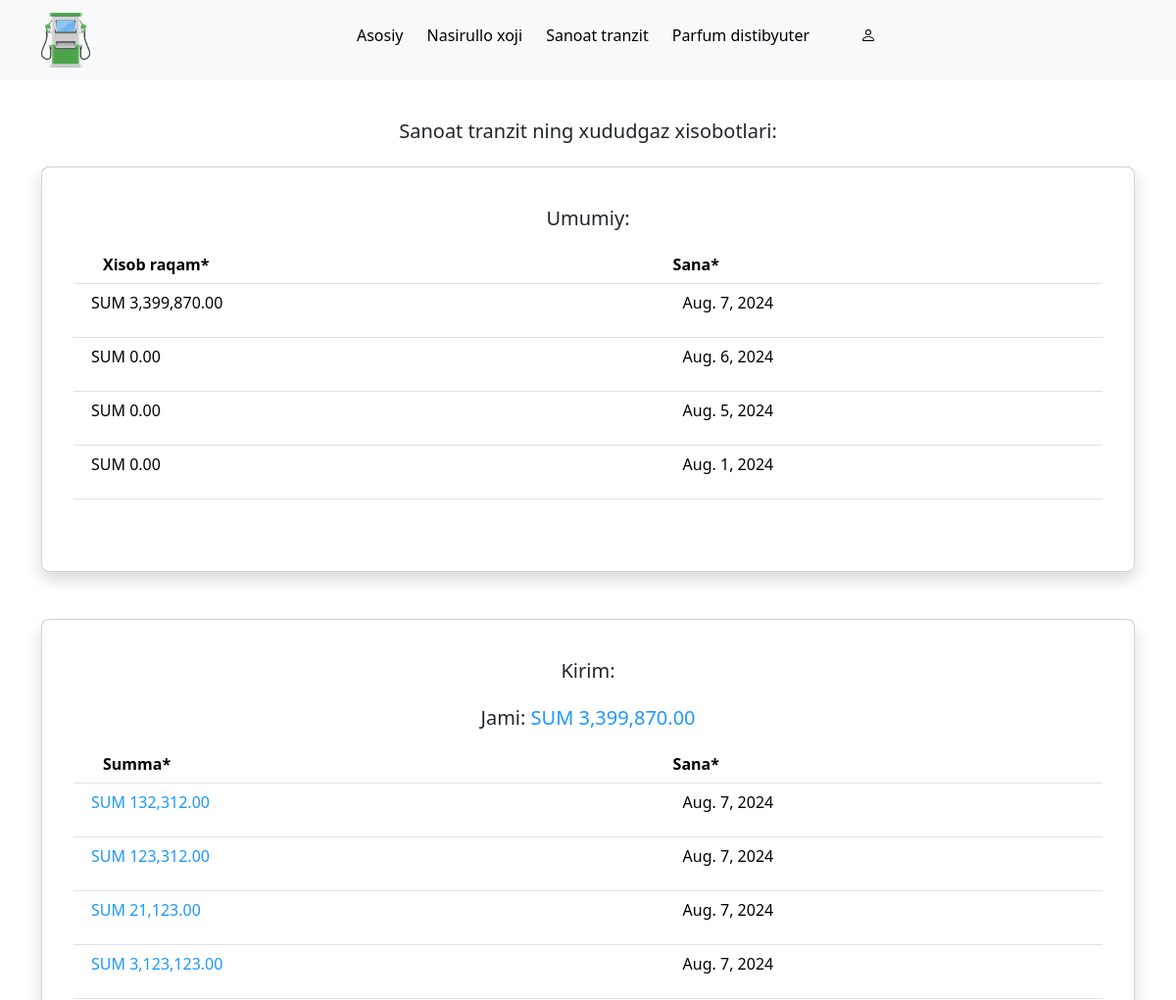
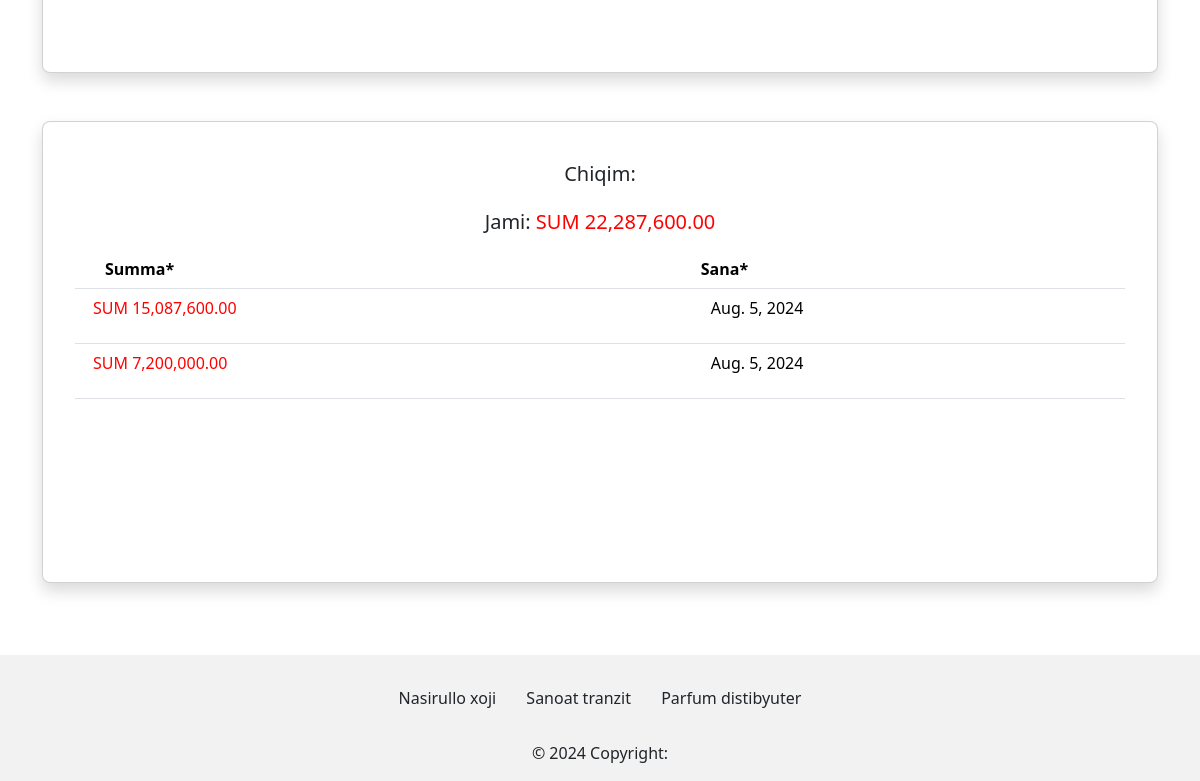
The app's page /sanoat_gas_raports/ with its own data (2 pictures, top to bottom).
### reports/models.py (models this page shows, shortened)
class Filial(models.Model):
    name = models.CharField("Filial nomi", max_length=50)
    slug = models.SlugField("*",unique=True)
    def get_url(self):
        return reverse("main:category_list", kwargs={"category_slug":self.slug,})
    def __str__(self):
        return "{}".format(self.name)

class Xududgaz_XR(models.Model):
    category = models.ForeignKey(Filial,verbose_name="Xududgaz", on_delete=models.DO_NOTHING, default=None,null=True,related_name="xududgaz")
    bill = models.IntegerField("Xududgaz xisob", default=0,null=True,blank=True)
    date = models.DateField("Vaqt")
    class Meta:
        verbose_name = "Xududgaz xisob"

class Xudud_XR_income(models.Model):
    category = models.ForeignKey(Filial,verbose_name="Xudud_income", on_delete=models.DO_NOTHING, default=None,null=True,related_name="xudud_income")
    income = models.IntegerField("Xudud income",default=0,null=True,blank=True)
    date = models.DateField("Vaqt", auto_now_add=True,)
    class Meta:
        ordering = ["-id"]
        verbose_name = "Xudud gaz Income X/R"

class Xudud_XR_outcome(models.Model):
    category = models.ForeignKey(Filial,verbose_name="Xudud_outcome", on_delete=models.DO_NOTHING, default=None,null=True,related_name="xudud_outcome")
    outcome = models.IntegerField("Xudud_outcome",default=0,null=True,blank=True)
    date = models.DateField("Vaqt", auto_now_add=True,)
    class Meta:
        ordering = ["-id"]
        verbose_name = "Xudud gaz Outcome X/R"

### reports/views.py (the view)
# urls.py: path("sanoat_gas_raports/",views.sanoatgasraports,name='sanoat_gas_raports'),
def sanoatgasraports(request):
    category = Filial.objects.all()
    for cat in category:
        if str(cat) in "Sanoat tranzit":
            cate = cat
    current_month = now().month
    gases = Xududgaz_XR.objects.select_related('category').filter(category=cate,date__month=current_month)
    gas_income = Xudud_XR_income.objects.select_related('category').filter(category=cate,date__month=current_month)
    gas_outcome = Xudud_XR_outcome.objects.select_related('category').filter(category=cate,date__month=current_month)
    income_total = 0
    outcome_total = 0
    for incom in gas_income:
        income_total += incom.income
    for outcom in gas_outcome:
        outcome_total += outcom.outcome
    context = {
        "cattitle":cate,
        "categories":category,
        "gases":gases[::-1],
        "gas_income":gas_income,
        "gas_outcome":gas_outcome,
        "income_total":income_total,
        "outcome_total":outcome_total,
    }
    return render(request, "gasraports.html", context)

### templates/gasraports.html (shortened to what this page needs)
<html lang="en">
  <head>
    <link
      href="https://cdn.jsdelivr.net/npm/bootstrap@5.3.3/dist/css/bootstrap.min.css"
      rel="stylesheet"
    />
    <link rel="stylesheet" href="/static/css/index.css" />
  </head>
  <body>
    <nav class="navbar navbar-expand-lg navbar-light bg-light">
      <div class="container">
        <a class="navbar-brand" href="/">
          <img
            src="/static/img/vecteezy_gas-pump-clipart-design-illustration_9400880.png"
            width="50"
            alt="Picture"
          />
        </a>
        <div class="collapse navbar-collapse" id="navbarSupportedContent">
          <ul class="navbar-nav mx-auto mb-2 mb-lg-0">
            <li class="nav-item">
              <a class="nav-link active m-1" aria-current="page" href="/"
                ><h6>Asosiy</h6></a
              >
            </li>
            {% for cat in categories %}
            <li class="nav-item">
              <a
                class="nav-link active m-1"
                aria-current="page"
                href="{{cat.get_url}}"
                ><h6>{{ cat.name }}</h6></a
              >
            </li>
            {% endfor %}
            <li class="nav-item">
              <img
                style="margin-top: 13px; margin-left: 40px"
                src="/static/img/person.svg"
                alt=""
              />
            </li>
            <li class="nav-item">
              <h6 class="" style="margin-top: 2px; padding: 10px">
              </h6>
            </li>
          </ul>
        </div>
      </div>
    </nav>
    <br />
    <h5 class="text-center p-3">{{cattitle}} ning xududgaz xisobotlari:</h5>
    <div class="container">
      <div class="card w-100 shadow p-3 mb-5 bg-body rounded-3">
        <div class="card-body">
          <h5 class="card-title text-center p-2">Umumiy:</h5>
          <div
            style="margin-bottom: 10xp"
            class="table-responsive overflow-scroll"
          >
            <div style="height: 300px">
              <table class="table" id="gas_report_scroll">
                <thead>
                  <th style="padding-left: 30px">Xisob raqam*</th>
                  <th>Sana*</th>
                </thead>
                <tbody>
                  {% for gas in gases %}
                  <tr>
                    <td>
                      <p style="margin-left: 10px" class="formatNum">
                      </p>
                    </td>
                    <td>
                      <p style="margin-left: 10px">{{gas.date}}</p>
                    </td>
                  </tr>
                  {% endfor %}
                </tbody>
              </table>
            </div>
          </div>
        </div>
      </div>
    </div>
    <div class="container">
      <div class="card w-100 shadow p-3 mb-5 bg-body rounded-3">
        <div class="card-body">
          <h5 class="card-title text-center p-2">Kirim:</h5>
          <h5 class="card-title text-center p-2">
            <span>Jami:</span>
            <span class="formatNum" style="color: #1d98ffff"
              >{{income_total}}</span
            >
          </h5>
          <div
            style="margin-bottom: 10xp"
            class="table-responsive overflow-scroll"
          >
            <div style="height: 300px">
              <table class="table" id="gas_report_scroll">
                <thead>
                  <th style="padding-left: 30px">Summa*</th>
                  <th>Sana*</th>
                </thead>
                <tbody>
                  {% for income in gas_income %}
                  <tr>
                    <td>
                      <p
                        style="margin-left: 10px; color: #1d98ffff"
                        class="formatNum"
                      >
                      </p>
                    </td>
                    <td>
                      <p style="margin-left: 10px">{{income.date}}</p>
                    </td>
                  </tr>
                  {% endfor %}
                </tbody>
              </table>
            </div>
          </div>
        </div>
      </div>
    </div>
    <div class="container">
      <div class="card w-100 shadow p-3 mb-5 bg-body rounded-3">
        <div class="card-body">
          <h5 class="card-title text-center p-2">Chiqim:</h5>
          <h5 class="card-title text-center p-2">
            <span>Jami:</span>
            <span class="formatNum" style="color: red">{{outcome_total}}</span>
          </h5>
          <div
            style="margin-bottom: 10xp"
            class="table-responsive overflow-scroll"
          >
            <div style="height: 300px">
              <table class="table" id="gas_report_scroll">
                <thead>
                  <th style="padding-left: 30px">Summa*</th>
                  <th>Sana*</th>
                </thead>
                <tbody>
                  {% for outcome in gas_outcome %}
                  <tr>
                    <td>
                      <p
                        style="margin-left: 10px; color: red"
                        class="formatNum"
                      >
                      </p>
                    </td>
                    <td>
                      <p style="margin-left: 10px">{{outcome.date}}</p>
                    </td>
                  </tr>
                  {% endfor %}
                </tbody>
              </table>
            </div>
          </div>
        </div>
      </div>
    </div>
    <br />
    <footer class="text-center" style="background-color: rgba(0, 0, 0, 0.05)">
      <div class="container p-4 pb-0">
        <section class="mb-4">
          {% for cat in categories %}
          <a
            data-mdb-ripple-init
            class="btn text-dark btn-floating"
            href="{{cat.get_url}}"
            role="button"
            >{{cat.name}}</a
          >
          {% endfor %}
        </section>
      </div>
      <div class="text-center p-3 pt-0">
        © 2024 Copyright:
      </div>
    </footer>
  </body>
</html>

### records on screen
Filial: name "Nasirullo xoji"
Filial: name "Sanoat tranzit"
Filial: name "Parfum distibyuter"
Xududgaz_XR: date "Aug. 7, 2024"
Xududgaz_XR: date "Aug. 6, 2024"
Xududgaz_XR: date "Aug. 5, 2024"
Xududgaz_XR: date "Aug. 1, 2024"
Xudud_XR_income: date "Aug. 7, 2024"
Xudud_XR_income: date "Aug. 7, 2024"
Xudud_XR_income: date "Aug. 7, 2024"
Xudud_XR_income: date "Aug. 7, 2024"
Xudud_XR_outcome: date "Aug. 5, 2024"
Xudud_XR_outcome: date "Aug. 5, 2024"
